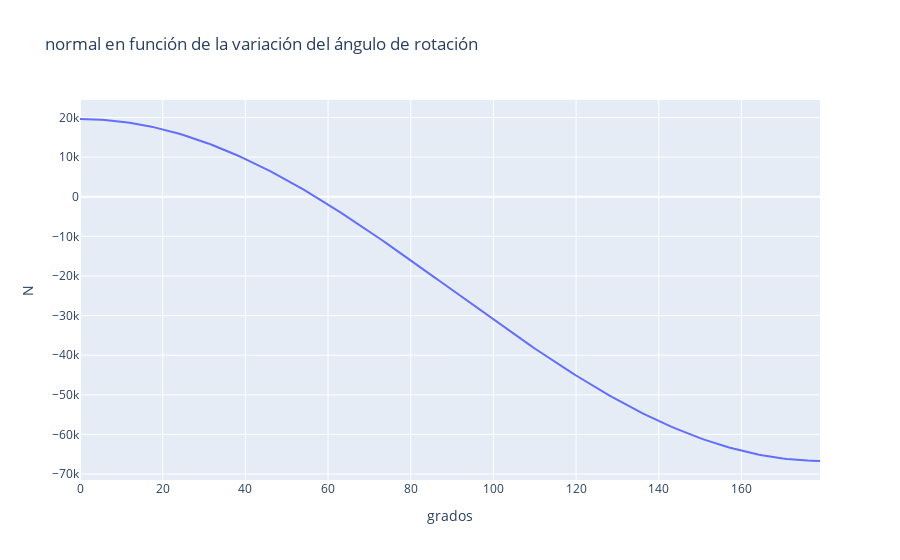

The cell this chart's notebook holds for it:
### Markdown cell above
El ángulo al cuál el cuerpo comenzará a caer se determinará por: <br/>
Se tiene que $Fr=\mu N$ <br/>
$Fr=0,3N$ <br/>
$\frac{2}{5}mg\sin\theta$=$0,3\frac{mg}{5}(11\cos\theta-6)$ <br/>
$\sin\theta$=$\frac{3}{20}(11\cos\theta-6)$ <br/>
$\theta=31°$

### Code cell
th=np.arange(0,180,1)
vth = np.array(np.deg2rad(th))
def f1(th):
    return 3924*(11*np.cos(vth)-6)
fig=go.Figure()
fig.add_trace(go.Scatter(x=th, y=f1(th), 
                         mode='lines', 
                         name='funcion'))
fig.update_layout(title='normal en función de la variación del ángulo de rotación',
                   xaxis_title='grados',
                   yaxis_title='N')

fig.show()

### Figure 1 — Plotly figure (JSON) as saved in the notebook; plotly's stock layout.template omitted (floating-point values rounded to 4 significant figures; data arrays with more than 128 entries replaced by an {"elided": "..."} marker saying what was removed)
{"data": [{"mode": "lines", "name": "funcion", "type": "scatter", "x": {"elided": "180 int values"}, "y": {"elided": "180 float values"}}], "layout": {"autosize": true, "title": {"text": "normal en función de la variación del ángulo de rotación"}, "xaxis": {"autorange": true, "range": [0, 179], "title": {"text": "grados"}, "type": "linear"}, "yaxis": {"autorange": true, "range": [-71500.0, 24420.0], "title": {"text": "N"}, "type": "linear"}}}
